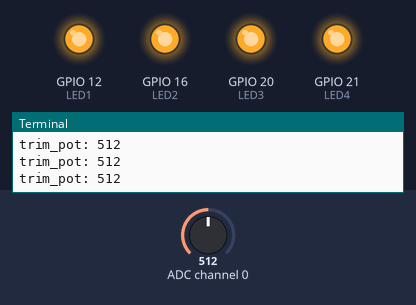
Recording of a program running on a simulated Raspberry Pi (BCM pin numbers). Parts: output pins drawn as LEDs (lit = HIGH), the last lines printed to the terminal. The inputs (shaded band) are chosen by the test bench; at power-on: ADC channel 0 = 512 (analog values on the 0–1023 scale). Pins used as bus, display or sensor lines are not drawn.

Above: at 1.2 s.
1.3 s: ADC channel 0 set to 203
2.8 s: ADC channel 0 set to 183
At 3.3 s:
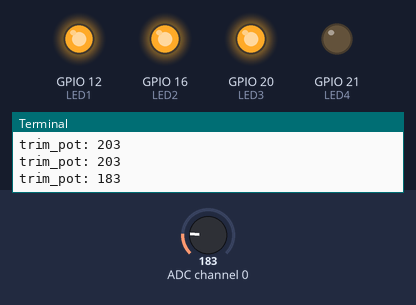
4.5 s: ADC channel 0 set to 142
6.0 s: ADC channel 0 set to 123
At 6.9 s:
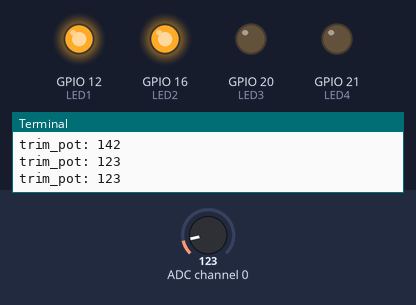
7.5 s: ADC channel 0 set to 68
9.0 s: ADC channel 0 set to 60
At 10.5 s:
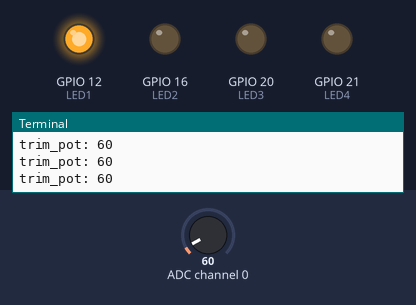
Timing chart, 0 to 11.5 s (numbered marks = the images above; inputs shaded):
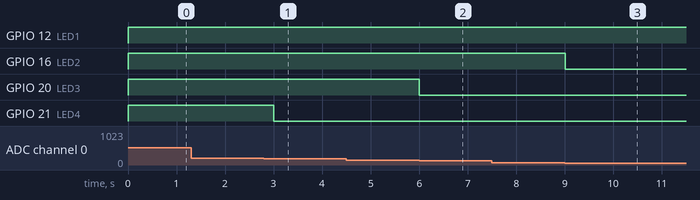

Measured:
- the behaviour switches between 193 and 192 on ADC channel 0 (found by bisection; images 0 and 1)
- the behaviour switches between 129 and 128 on ADC channel 0 (found by bisection; images 1 and 2)
- the behaviour switches between 65 and 64 on ADC channel 0 (found by bisection; images 2 and 3)
- after the input at 2.8 s, GPIO 21 (LED4): HIGH → LOW after 0.20 s
- after the input at 6.0 s, GPIO 20 (LED3): HIGH → LOW at once
- after the input at 9.0 s, GPIO 16 (LED2): HIGH → LOW at once

The program:

analogread.py
```python
# Written by Limor "Ladyada" Fried for Adafruit Industries, (c) 2015
# This code is released into the public domain

import time
import os
import RPi.GPIO as GPIO

GPIO.setmode(GPIO.BCM)
DEBUG = 1

# read SPI data from MCP3008 chip, 8 possible adc's (0 thru 7)
def readadc(adcnum, clockpin, mosipin, misopin, cspin):
        if ((adcnum > 7) or (adcnum < 0)):
                return -1
        GPIO.output(cspin, True)
# To LEDs SPI Interface ADC Chip: MCP3008 Potentiometer
        GPIO.output(clockpin, False) # start clock low
        GPIO.output(cspin, False) # bring CS low

        commandout = adcnum
        commandout |= 0x18 # start bit + single-ended bit
        commandout <<= 3 # we only need to send 5 bits here
        for i in range(5):
               if (commandout & 0x80):
                       GPIO.output(mosipin, True)
               else:
                       GPIO.output(mosipin, False)
               commandout <<= 1
               GPIO.output(clockpin, True)
               GPIO.output(clockpin, False)

        adcout = 0
        # read in one empty bit, one null bit and 10 ADC bits
        for i in range(12):
                GPIO.output(clockpin, True)
                GPIO.output(clockpin, False)
                adcout <<= 1
                if (GPIO.input(misopin)):
                        adcout |= 0x1

        GPIO.output(cspin, True)

        adcout >>= 1 # first bit is 'null' so drop it
        return adcout

# change these as desired - they're the pins connected from the
# SPI port on the ADC to the Cobbler
SPICLK = 18
SPIMISO = 23
SPIMOSI = 24
SPICS = 25

# set up the SPI interface pins
GPIO.setup(SPIMOSI, GPIO.OUT)
GPIO.setup(SPIMISO, GPIO.IN)
GPIO.setup(SPICLK, GPIO.OUT)
GPIO.setup(SPICS, GPIO.OUT)

LED1 = 12
LED2 = 16
LED3 = 20
LED4 = 21

# set up the SPI interface pins
GPIO.setup(LED1, GPIO.OUT)
GPIO.setup(LED2, GPIO.OUT)
GPIO.setup(LED3, GPIO.OUT)
GPIO.setup(LED4, GPIO.OUT)

# 10k trim pot connected to adc channel #0
potentiometer_adc = 0;


while True:
        # read the analog pin
        trim_pot = readadc(potentiometer_adc, SPICLK, SPIMOSI, SPIMISO, SPICS)

        if DEBUG:
                print "trim_pot:", trim_pot
        if ( trim_pot > 0 ):
                GPIO.output(LED1, True)
        else:
                GPIO.output(LED1, False)
        if ( trim_pot > 64 ):
                GPIO.output(LED2, True)
        else:
                GPIO.output(LED2, False)
        if ( trim_pot > 128 ):
                GPIO.output(LED3, True)
        else:
                GPIO.output(LED3, False)
        if ( trim_pot > 192 ):
                GPIO.output(LED4, True)
        else:
                GPIO.output(LED4, False)
        # hang out and do nothing for a half second
        time.sleep(0.5)
```
